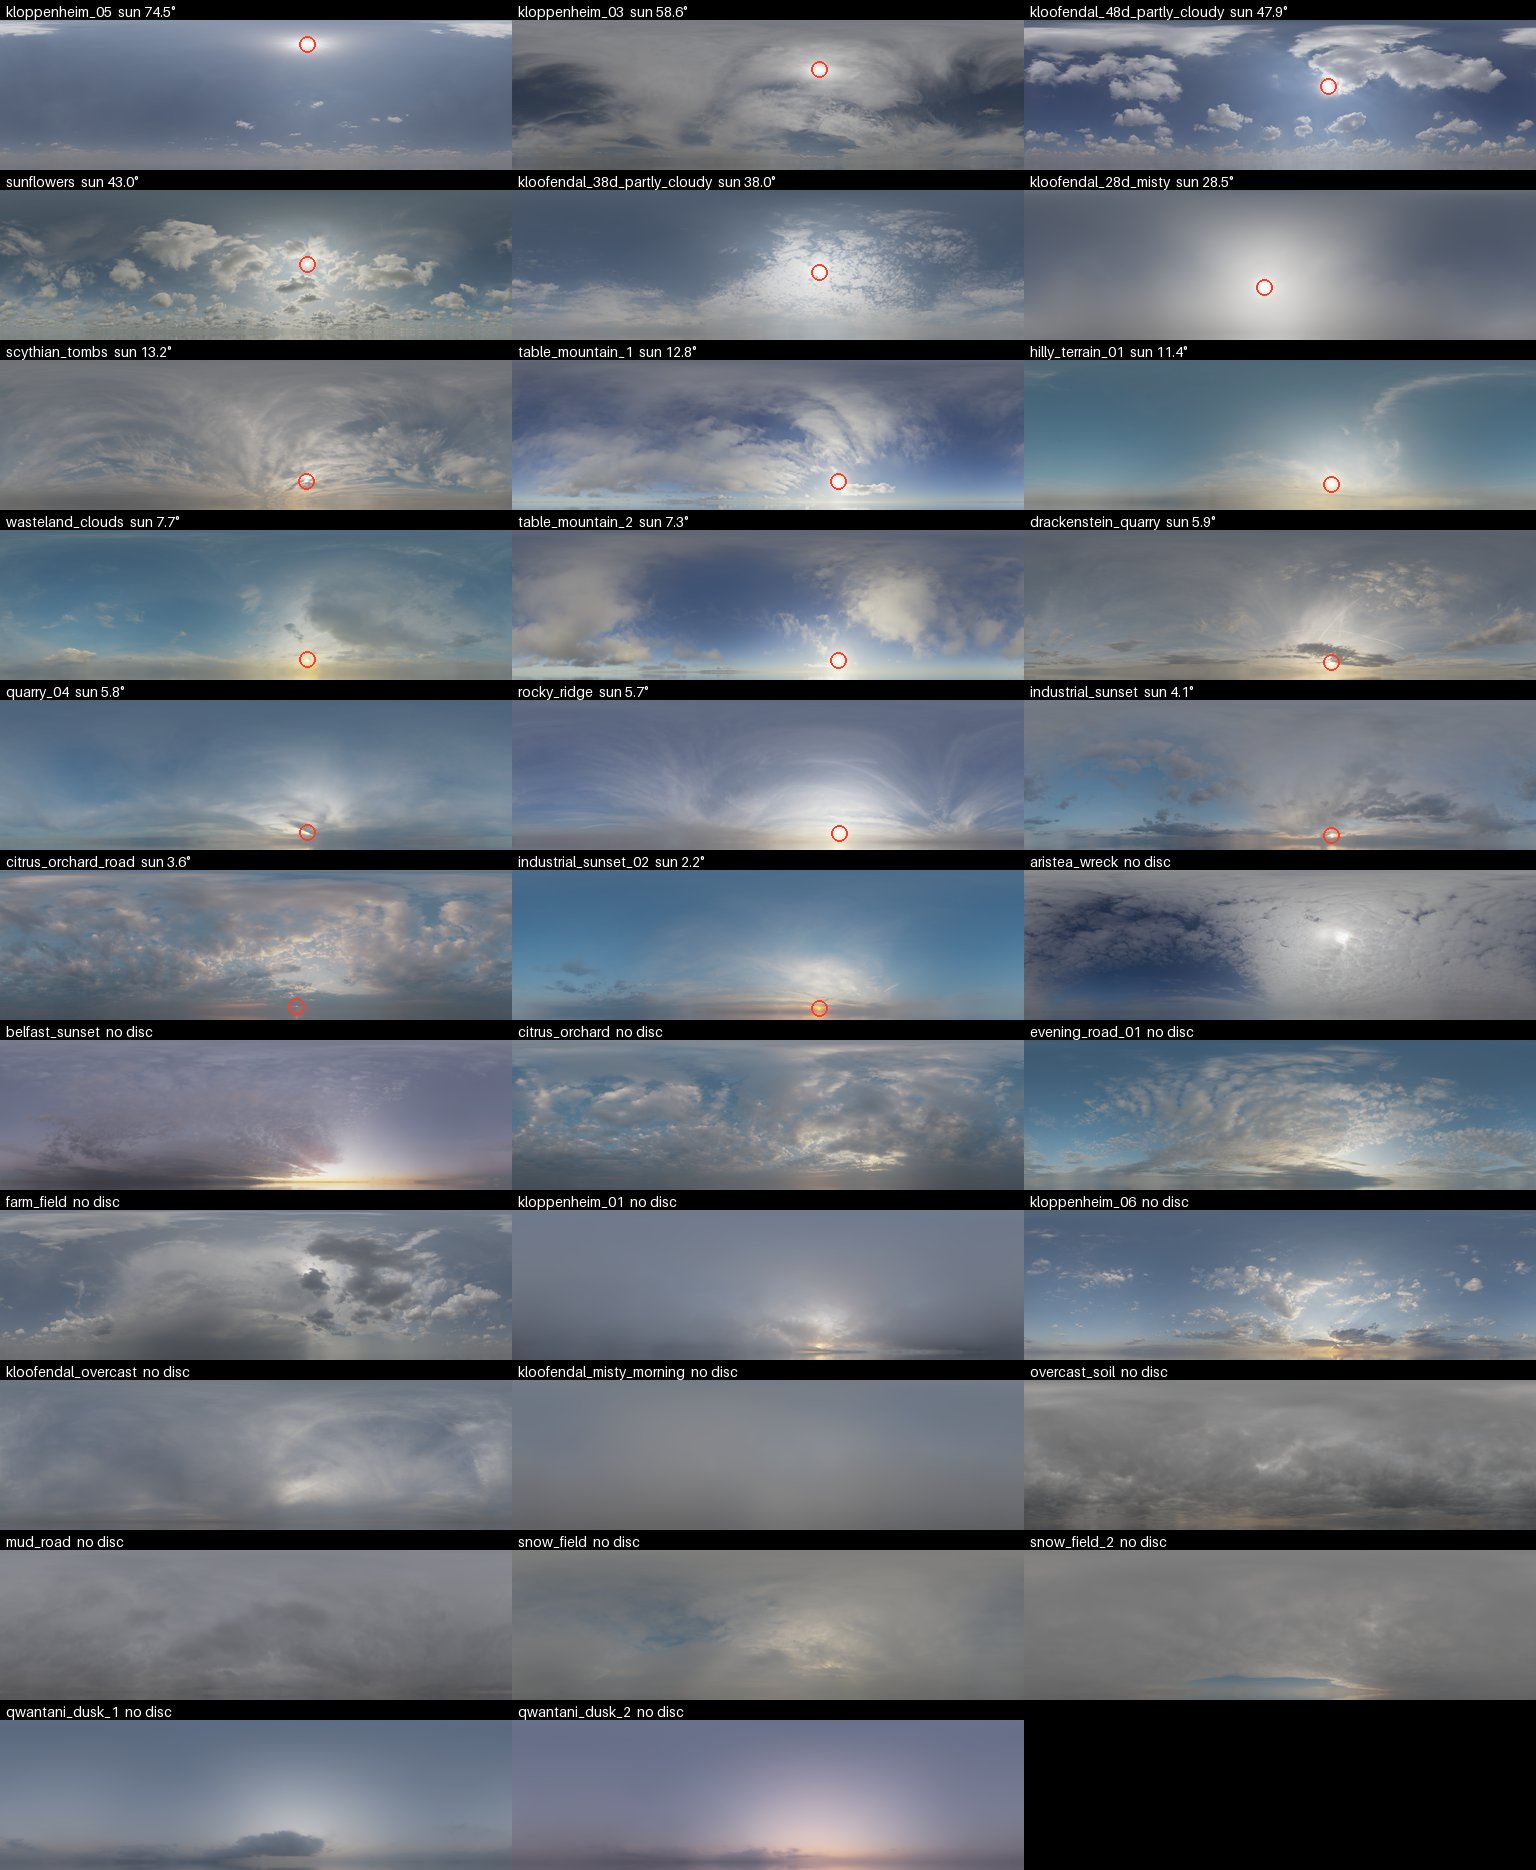

Recreate this plot in Python.
"""The sky library: each photo down to `LOWEST_DEG`, its measured sun circled.

uv run python docs/skies.py docs/skies.jpg
"""

import sys
from pathlib import Path

import numpy as np
from PIL import Image, ImageDraw, ImageOps

from seascape.assets import download, skies
from seascape.blender import blend
from seascape.outputs import brand, canvas

TILE = (512, 150)
COLUMNS = 3
LABEL_PX = 20
LOWEST_DEG = -5.0
SUN = (255, 60, 40)


def tile(name: str, photo: skies.Photo) -> Image.Image:
    pixels = blend.read(download(name, photo.url, photo.sha256))
    h = len(pixels)
    rgb = pixels[::-1, :, :3][: round(h * (90 - LOWEST_DEG) / 180)]
    rgb = rgb / (4 * np.median(rgb @ skies.LUMINANCE))
    ldr = (np.clip(rgb / (1 + rgb), 0, 1) ** (1 / skies.GAMMA) * 255).astype(np.uint8)
    return Image.fromarray(ldr).resize(TILE, Image.Resampling.LANCZOS)


def main(out: Path) -> None:
    photos = skies.library()
    font = brand.font(14)
    cells = []
    # Highest sun first, then the skies whose sun shows no disc.
    order = sorted(
        photos.items(),
        key=lambda p: (
            90.0 if p[1].sun_elevation_deg is None else -p[1].sun_elevation_deg
        ),
    )
    for name, photo in order:
        cell = ImageOps.expand(
            tile(name, photo), border=(0, LABEL_PX, 0, 0), fill="black"
        )
        draw = ImageDraw.Draw(cell)
        elevation = photo.sun_elevation_deg
        sun = "no disc" if elevation is None else f"sun {elevation:.1f}°"
        draw.text((6, 3), f"{name}  {sun}", fill="white", font=font)
        if elevation is not None:
            cx = (photo.sun_bearing_deg + 90) / 360 % 1 * TILE[0]
            cy = LABEL_PX + (90 - elevation) / (90 - LOWEST_DEG) * TILE[1]
            draw.ellipse((cx - 8, cy - 8, cx + 8, cy + 8), outline=SUN, width=2)
        cells.append(cell)
    canvas.grid(cells, COLUMNS, matte="black").save(out, quality=85)


if __name__ == "__main__":
    main(Path(sys.argv[1]))
